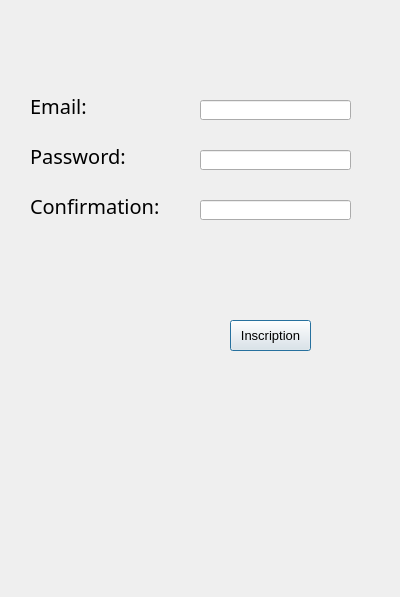
<?xml version="1.0" encoding="UTF-8"?>
<ui version="4.0">
 <class>Dialog</class>
 <widget class="QDialog" name="Dialog">
  <property name="geometry">
   <rect>
    <x>0</x>
    <y>0</y>
    <width>400</width>
    <height>597</height>
   </rect>
  </property>
  <property name="windowTitle">
   <string>Dialog</string>
  </property>
  <widget class="QLineEdit" name="lineEdit">
   <property name="geometry">
    <rect>
     <x>200</x>
     <y>100</y>
     <width>151</width>
     <height>20</height>
    </rect>
   </property>
   <property name="font">
    <font>
     <family>Myanmar Text</family>
    </font>
   </property>
  </widget>
  <widget class="QLabel" name="label_2">
   <property name="geometry">
    <rect>
     <x>30</x>
     <y>140</y>
     <width>111</width>
     <height>31</height>
    </rect>
   </property>
   <property name="font">
    <font>
     <family>Segoe Print</family>
     <pointsize>15</pointsize>
    </font>
   </property>
   <property name="text">
    <string>Password:</string>
   </property>
   <property name="openExternalLinks">
    <bool>false</bool>
   </property>
  </widget>
  <widget class="QLineEdit" name="lineEdit_2">
   <property name="geometry">
    <rect>
     <x>200</x>
     <y>150</y>
     <width>151</width>
     <height>20</height>
    </rect>
   </property>
   <property name="text">
    <string/>
   </property>
   <property name="readOnly">
    <bool>true</bool>
   </property>
  </widget>
  <widget class="QPushButton" name="pushButton_2">
   <property name="geometry">
    <rect>
     <x>230</x>
     <y>320</y>
     <width>81</width>
     <height>31</height>
    </rect>
   </property>
   <property name="font">
    <font>
     <pointsize>10</pointsize>
    </font>
   </property>
   <property name="text">
    <string>Inscription</string>
   </property>
  </widget>
  <widget class="QLabel" name="label_3">
   <property name="geometry">
    <rect>
     <x>30</x>
     <y>190</y>
     <width>151</width>
     <height>31</height>
    </rect>
   </property>
   <property name="font">
    <font>
     <family>Segoe Print</family>
     <pointsize>15</pointsize>
    </font>
   </property>
   <property name="text">
    <string>Confirmation:</string>
   </property>
   <property name="openExternalLinks">
    <bool>false</bool>
   </property>
  </widget>
  <widget class="QLabel" name="label">
   <property name="geometry">
    <rect>
     <x>30</x>
     <y>90</y>
     <width>71</width>
     <height>31</height>
    </rect>
   </property>
   <property name="font">
    <font>
     <family>Segoe Print</family>
     <pointsize>15</pointsize>
    </font>
   </property>
   <property name="text">
    <string>Email:</string>
   </property>
   <property name="openExternalLinks">
    <bool>false</bool>
   </property>
  </widget>
  <widget class="QLineEdit" name="lineEdit_3">
   <property name="geometry">
    <rect>
     <x>200</x>
     <y>200</y>
     <width>151</width>
     <height>20</height>
    </rect>
   </property>
   <property name="text">
    <string/>
   </property>
   <property name="readOnly">
    <bool>true</bool>
   </property>
  </widget>
 </widget>
 <resources/>
 <connections/>
</ui>
